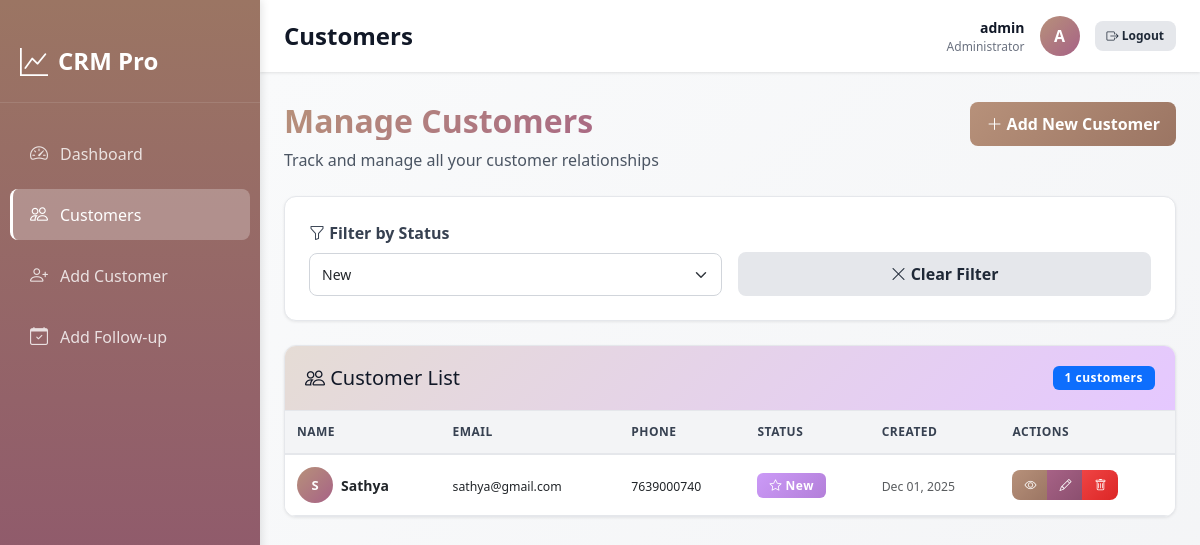
Page /customers/?status=new (signed in) on the committed database.
### myapp/models.py (models this page shows, shortened)
class Customer(models.Model):
    STATUS_CHOICES = [
        ('new', 'New'),
        ('contacted', 'Contacted'),
        ('converted', 'Converted'),
        ('lost', 'Lost'),
    ]
    name = models.CharField(max_length=100)
    phone = models.CharField(max_length=20)
    email = models.EmailField()
    address = models.TextField()
    status = models.CharField(max_length=20, choices=STATUS_CHOICES, default='new')
    created_at = models.DateTimeField(auto_now_add=True)
    class Meta:
        ordering = ['-created_at']

### myapp/views.py (the view)
# urls.py: path('customers/', views.customer_list, name='customer_list'),
@login_required(login_url='login')
def customer_list(request):
    status_filter = request.GET.get('status')
    customers = Customer.objects.all()
    if status_filter:
        customers = customers.filter(status=status_filter)
    context = {
        'customers': customers,
        'status_filter': status_filter,
        'status_choices': Customer.STATUS_CHOICES,
    }
    return render(request, 'myapp/customer_list.html', context)

### myapp/templates/myapp/customer_list.html (shortened to what this page needs)
{% extends 'myapp/base.html' %}
{% block header_title %}Customers{% endblock %}
{% block content %}
<div class="page-header mb-4">
    <div class="d-flex justify-content-between align-items-start">
        <div>
            <h1>Manage Customers</h1>
            <p>Track and manage all your customer relationships</p>
        </div>
        <a href="{% url 'customer_add' %}" class="btn btn-primary">
            <i class="bi bi-plus-lg"></i> Add New Customer
        </a>
    </div>
</div>
<div class="card mb-4">
    <div class="card-body">
        <form method="get" class="row g-3 align-items-end">
            <div class="col-md-6">
                <label for="statusFilter" class="form-label">
                    <i class="bi bi-funnel"></i> Filter by Status
                </label>
                <select name="status" id="statusFilter" class="form-select" onchange="this.form.submit()">
                    {% for value, label in status_choices %}
                    <option value="{{ value }}" {% if status_filter == value %}selected{% endif %}>{{ label }}</option>
                    {% endfor %}
                </select>
            </div>
            {% if status_filter %}
            <div class="col-md-6">
                <a href="{% url 'customer_list' %}" class="btn btn-secondary w-100">
                    <i class="bi bi-x-lg"></i> Clear Filter
                </a>
            </div>
            {% endif %}
        </form>
    </div>
</div>
<div class="card">
    <div class="card-header">
        <div class="d-flex justify-content-between align-items-center">
            <h5 class="mb-0">
                <i class="bi bi-people"></i> Customer List
            </h5>
            <span class="badge bg-primary">{{ customers|length }} customers</span>
        </div>
    </div>
    <div class="card-body p-0">
        {% if customers %}
        <div class="table-responsive">
            <table class="table table-hover mb-0">
                <thead>
                    <tr>
                        <th>Name</th>
                        <th>Email</th>
                        <th>Phone</th>
                        <th>Status</th>
                        <th>Created</th>
                        <th>Actions</th>
                    </tr>
                </thead>
                <tbody>
                    {% for customer in customers %}
                    <tr>
                        <td>
                            <div class="d-flex align-items-center gap-2">
                                <div class="user-avatar" style="width: 36px; height: 36px; font-size: 13px;">
                                    {{ customer.name|first|upper }}
                                </div>
                                <strong>{{ customer.name }}</strong>
                            </div>
                        </td>
                        <td>
                            <small>{{ customer.email }}</small>
                        </td>
                        <td>
                            <small>{{ customer.phone }}</small>
                        </td>
                        <td>
                            {% if customer.status == 'new' %}
                            <span class="badge bg-info">
                                <i class="bi bi-star"></i> New
                            </span>
                            {% elif customer.status == 'contacted' %}
                            <span class="badge bg-warning">
                                <i class="bi bi-chat-left-dots"></i> Contacted
                            </span>
                            {% elif customer.status == 'converted' %}
                            <span class="badge bg-success">
                                <i class="bi bi-check-circle"></i> Converted
                            </span>
                            {% elif customer.status == 'lost' %}
                            <span class="badge bg-danger">
                                <i class="bi bi-x-circle"></i> Lost
                            </span>
                            {% endif %}
                        </td>
                        <td>
                            <small class="text-muted">{{ customer.created_at|date:"M d, Y" }}</small>
                        </td>
                        <td>
                            <div class="btn-group" role="group">
                                <a href="{% url 'customer_detail' customer.pk %}" class="btn btn-sm btn-primary" title="View">
                                    <i class="bi bi-eye"></i>
                                </a>
                                <a href="{% url 'customer_edit' customer.pk %}" class="btn btn-sm btn-warning" title="Edit">
                                    <i class="bi bi-pencil"></i>
                                </a>
                                <a href="{% url 'customer_delete' customer.pk %}" class="btn btn-sm btn-danger" title="Delete">
                                    <i class="bi bi-trash"></i>
                                </a>
                            </div>
                        </td>
                    </tr>
                    {% endfor %}
                </tbody>
            </table>
        </div>
        {% endif %}
    </div>
</div>
{% endblock %}

### myapp/templates/myapp/base.html (shortened to what this page needs)
<!DOCTYPE html>
<html lang="en">
<head>
    <link href="https://cdn.jsdelivr.net/npm/bootstrap@5.3.0/dist/css/bootstrap.min.css" rel="stylesheet">
    <link rel="stylesheet" href="https://cdn.jsdelivr.net/npm/bootstrap-icons@1.11.0/font/bootstrap-icons.css">
</head>
<body>
    <aside class="sidebar" id="sidebar">
        <div class="sidebar-brand">
            <i class="bi bi-graph-up"></i>
            <span>CRM Pro</span>
        </div>
        <ul class="nav flex-column">
            {% if user.is_authenticated %}
            <li class="nav-item">
                <a class="nav-link {% if request.resolver_match.url_name == 'dashboard' %}active{% endif %}"
                    href="{% url 'dashboard' %}">
                    <i class="bi bi-speedometer2"></i>
                    <span>Dashboard</span>
                </a>
            </li>
            <li class="nav-item">
                <a class="nav-link {% if request.resolver_match.url_name == 'customer_list' %}active{% endif %}"
                    href="{% url 'customer_list' %}">
                    <i class="bi bi-people"></i>
                    <span>Customers</span>
                </a>
            </li>
            <li class="nav-item">
                <a class="nav-link {% if request.resolver_match.url_name == 'customer_add' %}active{% endif %}"
                    href="{% url 'customer_add' %}">
                    <i class="bi bi-person-plus"></i>
                    <span>Add Customer</span>
                </a>
            </li>
            <li class="nav-item">
                <a class="nav-link {% if request.resolver_match.url_name == 'followup_add' %}active{% endif %}"
                    href="{% url 'followup_add' %}">
                    <i class="bi bi-calendar-check"></i>
                    <span>Add Follow-up</span>
                </a>
            </li>
            {% endif %}
        </ul>
    </aside>
    <header class="top-header">
        <div class="header-content">
            <div class="d-flex align-items-center gap-3">
                <h2 class="header-title mb-0">{% block header_title %}CRM System{% endblock %}</h2>
            </div>
            <div class="user-profile">
                {% if user.is_authenticated %}
                <div class="user-info">
                    <div class="user-name">{{ user.first_name|default:user.username }}</div>
                    <div class="user-role">Administrator</div>
                </div>
                <div class="user-avatar">{{ user.username|first|upper }}</div>
                <a href="{% url 'logout' %}" class="btn btn-secondary btn-sm">
                    <i class="bi bi-box-arrow-right"></i> Logout
                </a>
                {% else %}
                <a href="{% url 'login' %}" class="btn btn-primary btn-sm">
                    <i class="bi bi-box-arrow-in-right"></i> Login
                </a>
                {% endif %}
            </div>
        </div>
    </header>
    <main>
        {% block content %}{% endblock %}
    </main>
</body>
</html>

### rows in the picture
Customer: name|first "S", name "Sathya", email "sathya@gmail.com", phone "7639000740", status "new" (drawn), created_at "Dec 01, 2025"

### other values in the picture
{{ user.first_name|default:user.username }} "admin"
{{ user.username|first|upper }} "A"
{{ customers|length }} "1"
form field status "New"
